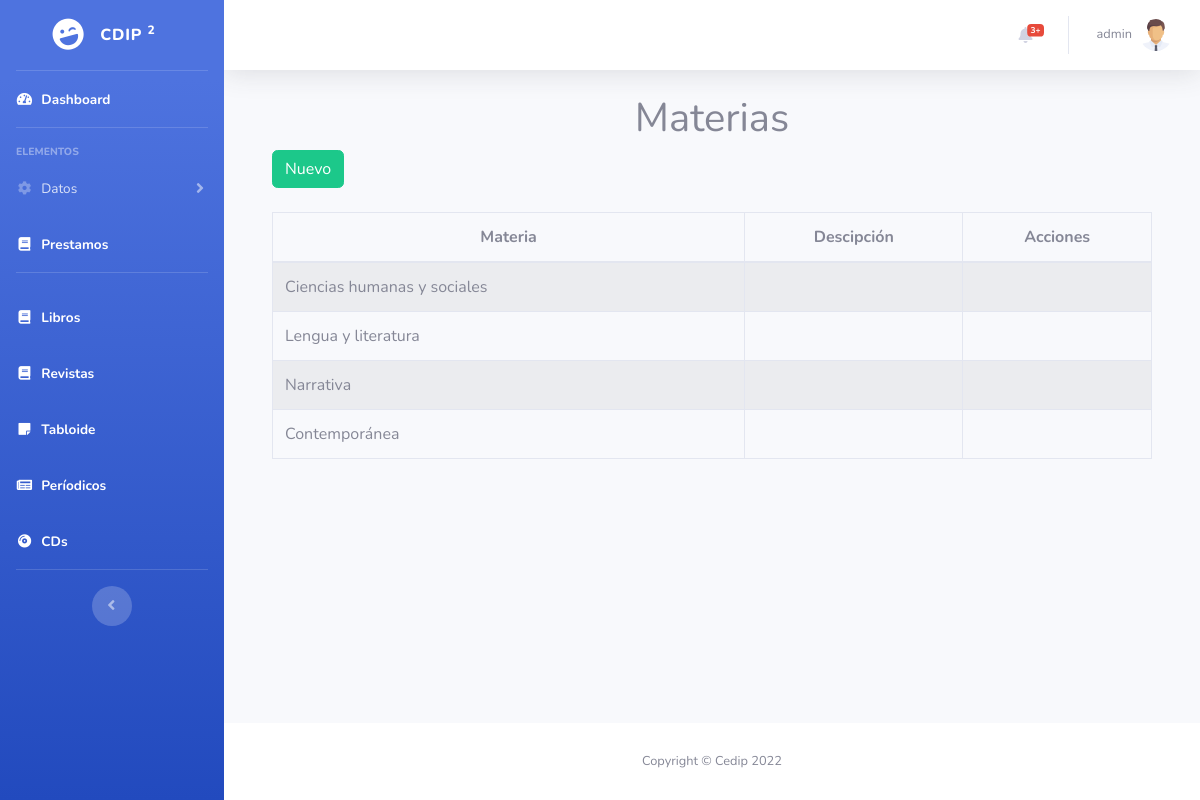
/dashboard/materias.php (signed in), run on the app's committed database.
### tables this page shows
CREATE TABLE `materias` (
  `id` int(11) NOT NULL,
  `materia` varchar(50) NOT NULL,
  `descripcion` varchar(255) DEFAULT NULL
);

### dashboard/materias.php (the view, shortened to what this page needs)
<?php require_once "vistas/parte_superior.php"?>
<div class="container">
   <h1 align="center">Materias</h1>
 <?php
$objeto = new Conexion();
$conexion = $objeto->Conectar();
$consulta = "SELECT id, materia, descripcion FROM materias";
$resultado = $conexion->prepare($consulta);
$resultado->execute();
$data=$resultado->fetchAll(PDO::FETCH_ASSOC);
?>
<div class="container">
        <div class="row">
            <div class="col-lg-12">
            <button id="btnNuevoMateria" type="button" class="btn btn-success" data-toggle="modal">Nuevo</button>
            </div>
        </div>
    </div>
    <br>
<div class="container">
        <div class="row">
                <div class="col-lg-12">
                    <div class="table-responsive">
                        <table id="tablaMateria" class="table table-striped table-bordered table-condensed" style="width:100%">
                        <thead class="text-center">
                            <tr>
                                <th>Materia</th>
                                <th>Descipción</th>
                                <th>Acciones</th>
                            </tr>
                        </thead>
                        <tbody>
                            <?php
                            foreach($data as $dat) {
                            ?>
                            <tr>
                                <td><?php echo $dat['materia'] ?></td>
                                <td><?php echo $dat['descripcion'] ?></td>
                                <td></td>
                            </tr>
                            <?php
                                }
                            ?>
                        </tbody>
                       </table>
                    </div>
                </div>
        </div>
    </div>
</div>
<?php require_once "vistas/parte_inferior.php"?>

### data on the page
materias: materia "Ciencias humanas y sociales"
materias: materia "Lengua y literatura"
materias: materia "Narrativa"
materias: materia "Contemporánea"

### other printed values
$_SESSION["s_usuario"] "admin"
